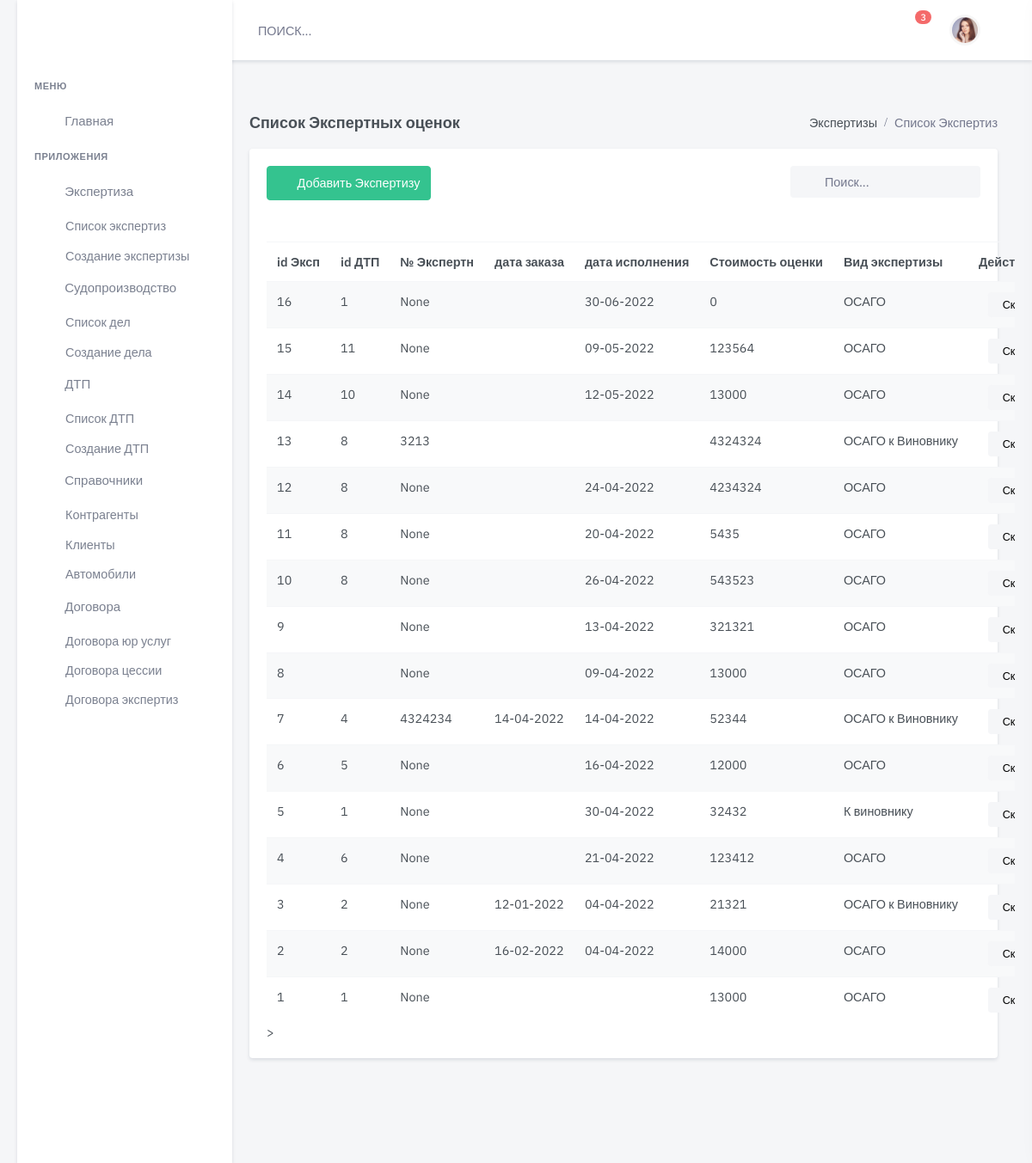
Screenshot of /expert/ with the database file from the repository.
### expert/models.py (models this page shows, shortened)
class Expert(models.Model):
    accident = models.ForeignKey(
        Accident,
        on_delete=models.CASCADE,
        verbose_name='Экспретиза',
        related_name='expert_accident',
        default=None,
        blank=True,
        null=True)
    client = models.ForeignKey(
        Client,
        on_delete=models.CASCADE,
        verbose_name='Заказчик экспертизы',
        related_name='expert_client',
        default=None,
        blank=True,
        null=True)
    type = models.ForeignKey(
        Type,
        on_delete=models.CASCADE,
        verbose_name='Вид экспертизы',
        related_name='expert_type',
        default=None,
        blank=True,
        null=True)
    car = models.ForeignKey(
        Car,
        on_delete=models.CASCADE,
        verbose_name='ТС Заказчика',
        related_name='expert_car',
        default=None,
        blank=True,
        null=True)
    num_doc = models.CharField(
        max_length=24,
        blank=True,
        null=True,
        default=None,
        verbose_name='Номер экспертизы')
    data_in = models.DateField(
        blank=True,
        null=True,
        default=None,
        verbose_name='Дата отправления эксперту')
    data_out = models.DateField(
        blank=True,
        null=True,
        default=None,
        verbose_name='Дата ответа эксперта')
    price_nwear =models.PositiveIntegerField(
        blank=True,
        null=True,
        default=0,
        verbose_name='ВР без износа')
    price_wwear =models.PositiveIntegerField(
        blank=True,
        null=True,
        default=0,
        verbose_name='ВР с износом')
    price_mmarket=models.PositiveIntegerField(
        blank=True,
        null=True,
        default=0,
        verbose_name='Средняя по рынку')
    price_uleftovers = models.PositiveIntegerField(
        blank=True,
        null=True,
        default=0,
        verbose_name='Годные остатки')
    price_uts = models.PositiveIntegerField(
        blank=True,
        null=True,
        default=0,
        verbose_name='Сумма УТС')
    price_summa = models.PositiveIntegerField(
        blank=True,
        null=True,
        default=0,
        verbose_name='Сумма ущерба')
    comment = models.TextField(
        max_length=100000,
        blank=True,
        null=True,
        default=None,
        verbose_name='Коментарий')
    summa_exp = models.PositiveIntegerField(
        blank=True,
        null=True,
        default=0,
        verbose_name='Стоимость экспертизы')
    contragent = models.ForeignKey(
        Company,
        on_delete=models.CASCADE,
        blank=True,
        null=True,
        default=None,
        related_name='contragent',
        verbose_name='Контрагент')
    file_expert = models.FileField(
        upload_to='upload/doc_expert/file/',
        blank=True,
        null=True,
        default=None,
        verbose_name='Файл Экспертизы')
    file_invoce = models.FileField(
        upload_to='upload/doc_expert/invoice/',
        blank=True,
        null=True,
        default=None,
        verbose_name='Файл скан чека')
    is_active = models.BooleanField(default=True)
    created = models.DateTimeField(auto_now_add=True, auto_now=False)
    updated = models.DateTimeField(auto_now_add=False, auto_now=True)
    class Meta:
        verbose_name = "Экспертиза  "
        verbose_name_plural = "Экспертные оценки"
        ordering = ['-created']

class Type(models.Model):
    name = models.CharField(
        max_length=100,
        blank=True,
        null=True,
        default=None,
        verbose_name='Вид')
    comment = models.CharField(
        max_length=100,
        blank=True,
        null=True,
        default=None,
        verbose_name='Комментарий')
    is_active = models.BooleanField(default=True)
    created = models.DateTimeField(auto_now_add=True, auto_now=False)
    updated = models.DateTimeField(auto_now_add=False, auto_now=True)
    def __str__(self):
        return "%s" % self.name
    class Meta:
        verbose_name = 'Вид экспертизы'
        verbose_name_plural = 'Виды экспертизы'

### accident/models.py (models this page shows, shortened)
class Accident(models.Model):
    status = models.ForeignKey(
        Status,
        on_delete=models.CASCADE,
        related_name='status_acc',
        blank=True,
        null=True, verbose_name='Статус  дела о ДТП')
    data = models.DateField(
        blank=True,
        null=True,
        default=None,
        verbose_name='Дата ДТП ')
    time = models.TimeField(
        blank=True,
        null=True,
        default=None,
        verbose_name='Время ДТП ')
    location_accident = models.CharField(
        max_length=400,
        blank=True,
        default=None,
        verbose_name='Место ДТП')
    number = models.CharField(
        max_length=24,
        blank=True,
        null=True,
        default=None,
        verbose_name='Номер протокола')
    dtp_doc = models.ForeignKey(
        AccidentDoc,
        on_delete=models.CASCADE,
        related_name='dtp_doc',
        blank=True,
        null=True, verbose_name='Документ Основание ')
    file_doc = models.FileField(
        upload_to='upload/protokol_doc/',
        null=True, default=None,
        verbose_name="Файл Основание",
        blank=True, )
    dtp_pos = models.ForeignKey(
        AccidentPos,
        on_delete=models.CASCADE,
        related_name='AccidentPos',
        blank=True,
        null=True,
        verbose_name='Документ Постановление ')
    file_pos = models.FileField(
        upload_to='upload/protokol_pos/',
        null=True,
        default=None,
        blank=True,
        verbose_name="Файл Постановление")
    court_info = models.ForeignKey(
        InfoCourt,
        on_delete=models.CASCADE,
        related_name='court_info',
        blank=True,
        null=True, verbose_name='Инфо о Судопроизводстве')
    data_insurance = models.DateField(
        blank=True,
        null=True,
        default=None,
        verbose_name='Дата обращения в Страховую')
    message = models.CharField(
        max_length=100000,
        blank=True,
        null=True,
        default=None,
        verbose_name='Комментарий')
    slug = models.SlugField(max_length=200, default=uuid.uuid1)
    is_active = models.BooleanField(default=True)
    created = models.DateTimeField(auto_now_add=True, auto_now=False)
    updated = models.DateTimeField(auto_now_add=False, auto_now=True)
    class Meta:
        verbose_name = "ДТП  "
        verbose_name_plural = "ДТП"
        ordering = ['-created']

### expert/views.py (the view)
# urls.py: path('', expert_list, name='expert-list'),
def expert_list(request):
    expert_list = Expert.objects.all()
    return render(request, 'dist/expert/list.html', {'results': expert_list})

### templates/dist/expert/list.html (shortened to what this page needs)
{% extends 'dist/include/base.html' %}
{% load static %}
{% block content %}
  <div class="main-content">
    <div class="page-content">
      <div class="container-fluid">
        <div class="row">
          <div class="col-12">
            <div class="page-title-box d-flex align-items-center justify-content-between">
              <h4 class="mb-0">Список Экспертных оценок</h4>
              <div class="page-title-right">
                <ol class="breadcrumb m-0">
                  <li class="breadcrumb-item"><a href="javascript: void(0);">Экспертизы</a></li>
                  <li class="breadcrumb-item active">Список Экспертиз</li>
                </ol>
              </div>
            </div>
          </div>
        </div>
        <div class="row">
          <div class="col-lg-12">
            <div class="card">
              <div class="card-body">
                <div class="row mb-2">
                  <div class="col-md-6">
                    <div class="mb-3">
                      <a href="{% url 'expert-new' %}"
                         class="btn btn-success waves-effect waves-light"><i
                          class="mdi mdi-plus me-2"></i> Добавить Экспертизу</a>
                    </div>
                  </div>
                  <div class="col-md-6">
                    <div class="form-inline float-md-end mb-3">
                      <div class="search-box ms-2">
                        <div class="position-relative">
                          <input type="text" class="form-control rounded bg-light border-0"
                                 placeholder="Поиск...">
                          <i class="mdi mdi-magnify search-icon"></i>
                        </div>
                      </div>
                    </div>
                  </div>
                </div>
                <table class="table-responsive mb-4">
                  <table class="table table-striped table-nowrap mb-0">
                    <thead>
                    <tr>
                      <th scope="col">id Эксп</th>
                      <th scope="col">id ДТП</th>
                      <th scope="col">№ Экспертн</th>
                      <th scope="col">дата заказа</th>
                      <th scope="col">дата исполнения</th>
                      <th scope="col">Стоимость оценки</th>
                      <th scope="col">Вид экспертизы</th>
                      <th scope="col" style="width: 200px;">Действие</th>
                    </tr>
                    </thead>
                    <tbody>
                    {% for item in results %}
                      <tr>
                        <td>
                          <a href="/expert/edit/{{ item.id }}/" class="text-body">{{ item.id }}</a>
                        </td>
                        <td><a href="/expert/edit/{{ item.id }}/" class="text-body">{{ item.accident.id }}</a>
                        </td>
                        <td>{{ item.num_doc }}</td>
                        <td>{{ item.data_in |date:"d-m-Y" }}</td>
                        <td>{{ item.data_out|date:"d-m-Y" }}</td>
                        <td>{{ item.summa_exp }}</td>
                        <td>{{ item.type }}</td>
                        <td>
                          <ul class="list-inline mb-0">
                            <li class="list-inline-item dropdown">
                              <a>
                                <div>
                                  <button class="btn btn-light btn-sm w-xs">Скачать</button>
                                </div>
                              </a>
                            </li>
                          </ul>
                        </td>
                      </tr>
                    {% endfor %}
                    </tbody>
                  </table>
                  >
                </table>
              </div>
            </div>
          </div>
        </div>
      </div>
    </div>
  </div>
{% endblock content %}

### static/css/accident-main.css (style rules this page uses)
body { font-family: sans-serif; background: #E8E8E8; padding: 20px; font-size: 17px; }
@media (max-width:1311px) { body { margin:0%; } }

### rows the page displays
Expert: id "16", accident.id "1", num_doc "None", data_out "30-06-2022", summa_exp "0", type "ОСАГО"
Expert: id "15", accident.id "11", num_doc "None", data_out "09-05-2022", summa_exp "123564", type "ОСАГО"
Expert: id "14", accident.id "10", num_doc "None", data_out "12-05-2022", summa_exp "13000", type "ОСАГО"
Expert: id "13", accident.id "8", num_doc "3213", summa_exp "4324324", type "ОСАГО к Виновнику"
Expert: id "12", accident.id "8", num_doc "None", data_out "24-04-2022", summa_exp "4234324", type "ОСАГО"
Expert: id "11", accident.id "8", num_doc "None", data_out "20-04-2022", summa_exp "5435", type "ОСАГО"
Expert: id "10", accident.id "8", num_doc "None", data_out "26-04-2022", summa_exp "543523", type "ОСАГО"
Expert: id "9", num_doc "None", data_out "13-04-2022", summa_exp "321321", type "ОСАГО"
Expert: id "8", num_doc "None", data_out "09-04-2022", summa_exp "13000", type "ОСАГО"
Expert: id "7", accident.id "4", num_doc "4324234", data_in "14-04-2022", data_out "14-04-2022", summa_exp "52344", type "ОСАГО к Виновнику"
Expert: id "6", accident.id "5", num_doc "None", data_out "16-04-2022", summa_exp "12000", type "ОСАГО"
Expert: id "5", accident.id "1", num_doc "None", data_out "30-04-2022", summa_exp "32432", type "К виновнику"
Expert: id "4", accident.id "6", num_doc "None", data_out "21-04-2022", summa_exp "123412", type "ОСАГО"
Expert: id "3", accident.id "2", num_doc "None", data_in "12-01-2022", data_out "04-04-2022", summa_exp "21321", type "ОСАГО к Виновнику"
Expert: id "2", accident.id "2", num_doc "None", data_in "16-02-2022", data_out "04-04-2022", summa_exp "14000", type "ОСАГО"
Expert: id "1", accident.id "1", num_doc "None", summa_exp "13000", type "ОСАГО"
